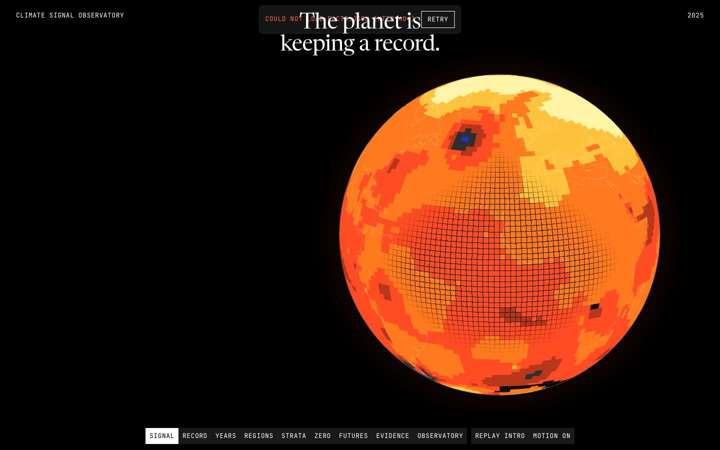
#> input picture artifacts/evidence/qa-2/probe/shots/err-D-facts_json-signal.jpg, 720 x 450 px
$ python fix-a3-sheet.py
#> lines starting #> are read from the running program, lines starting #| are printed output that depends on the picture
"""Before (QA pass 2, artifacts/evidence/qa-2) / after (fix-a3/after) sheets per defect, plus the reduced-motion landings.
python3 tests/fix-a3-sheet.py  ->  artifacts/evidence/fix-a3/sheets/*.jpg"""
import os
from PIL import Image, ImageDraw

E = os.path.join(os.path.dirname(os.path.abspath(__file__)), "..", "..", "artifacts", "evidence")
QA, AF, OUT = os.path.join(E, "qa-2"), os.path.join(E, "fix-a3", "after"), os.path.join(E, "fix-a3", "sheets")
os.makedirs(OUT, exist_ok=True)
H = 420


def before(name):
#> called with name = 'err-D-facts_json-signal'
    for p in (os.path.join(QA, "probe", "shots", name + ".jpg"),):
        if os.path.exists(p):
            return p
    if "-s05-" in name:  # e.g. 1024x768-s05-00-p30
        vp, rest = name.split("-", 1)
        p = os.path.join(QA, "screenshots", vp, rest + ".jpg")
        return p if os.path.exists(p) else None
    if name.startswith("00-s00-t"):
        p = os.path.join(QA, "screenshots", "1440x900", name + ".jpg")
        return p if os.path.exists(p) else None
    return None


def fit(p):
    im = Image.open(p).convert("RGB")
#> im is the input picture: PIL image 720x450 RGB; mean R, G, B 62, 30.5, 13.9
    return im.resize((max(1, int(im.width * H / im.height)), H))


def sheet(title, names):
    rows = [(before(n), os.path.join(AF, n + ".jpg"), n) for n in names if os.path.exists(os.path.join(AF, n + ".jpg"))]
    if not rows:
        return
    pairs = [(fit(a) if a else None, fit(b), n) for a, b, n in rows]
#> pairs = 1 item
    W = max(max(a.width if a else 0, b.width) for a, b, _ in pairs)
#> W = 672
    s = Image.new("RGB", (2 * W + 16, len(pairs) * (H + 24)), (40, 40, 40))
#> s: PIL image 1360x444 RGB; every value is 40
    d = ImageDraw.Draw(s)
    for i, (a, b, n) in enumerate(pairs):
        y = i * (H + 24)
        d.text((4, y + 5), f"BEFORE (QA-2) {n}" if a else f"(no QA-2 frame) {n}", fill=(255, 255, 0))
        d.text((W + 20, y + 5), f"AFTER (FIX-A3) {n}", fill=(120, 255, 120))
        if a:
            s.paste(a, (0, y + 20))
        s.paste(b, (W + 16, y + 20))
#> this loop made 1 pass
#> (n, y) on pass 1: ('err-D-facts_json-signal', 0)
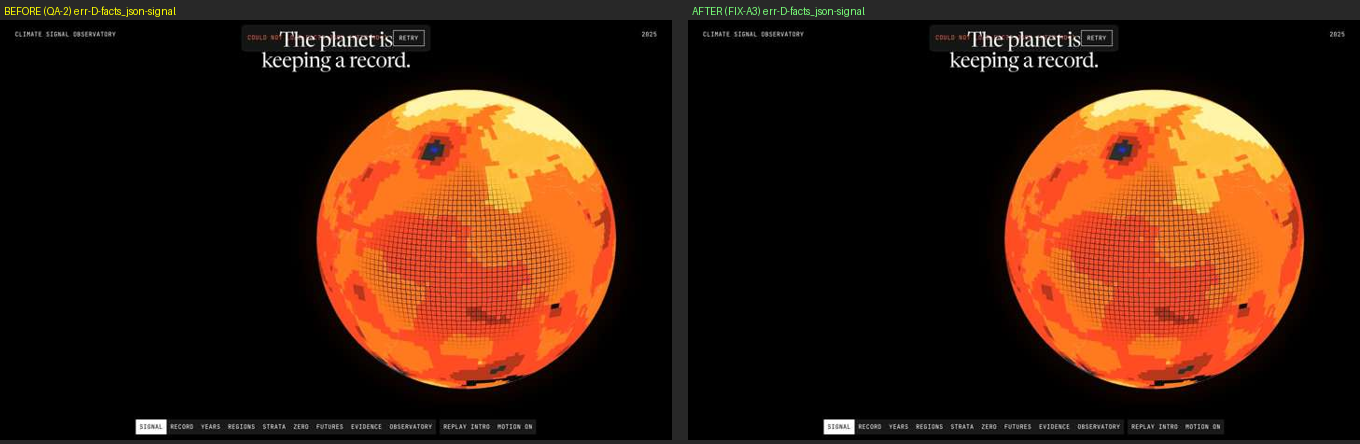
#> s: PIL image 1360x444 RGB; mean R, G, B 60.8, 31.4, 15.7
    s.save(os.path.join(OUT, f"{title}.jpg"), quality=72)
    print(title, len(pairs))
#| D-020-s01-error-1440 1


IDS = ["signal", "record", "years", "regions", "strata", "zero", "futures", "evidence", "observatory", "surface"]
sheet("D-020-s01-error-1440", ["err-D-facts_json-signal"])
sheet("D-021-s00-resting-frame", [f"s00end-{w}" for w in (390, 375, 360, 768, 1440)])
sheet("D-022-reduced-motion-observatory", [f"rm-obs-{w}" for w in (1440, 1024, 768, 390)])
sheet("D-010-s05-labels", ["1024x768-s05-00-p30", "768x1024-s05-01-p30", "390x844-s05-01-p30", "360x800-s05-01-p30"])
sheet("D-017-decade-run", ["00-s00-t2500", "00-s00-t3000"])
sheet("D-023-obs-to-s08", ["ring-1440-84", "ring-1440-85", "ring-1440-86"])
sheet("D-024-reduced-motion-s05-phones", ["col-390x844r-zero-0.3", "col-375x812r-zero-0.3", "col-360x800r-zero-0.3"])
for w in (1440, 768, 390):
    sheet(f"reduced-motion-landings-{w}", [f"rmland-{w}-{i}" for i in IDS])
